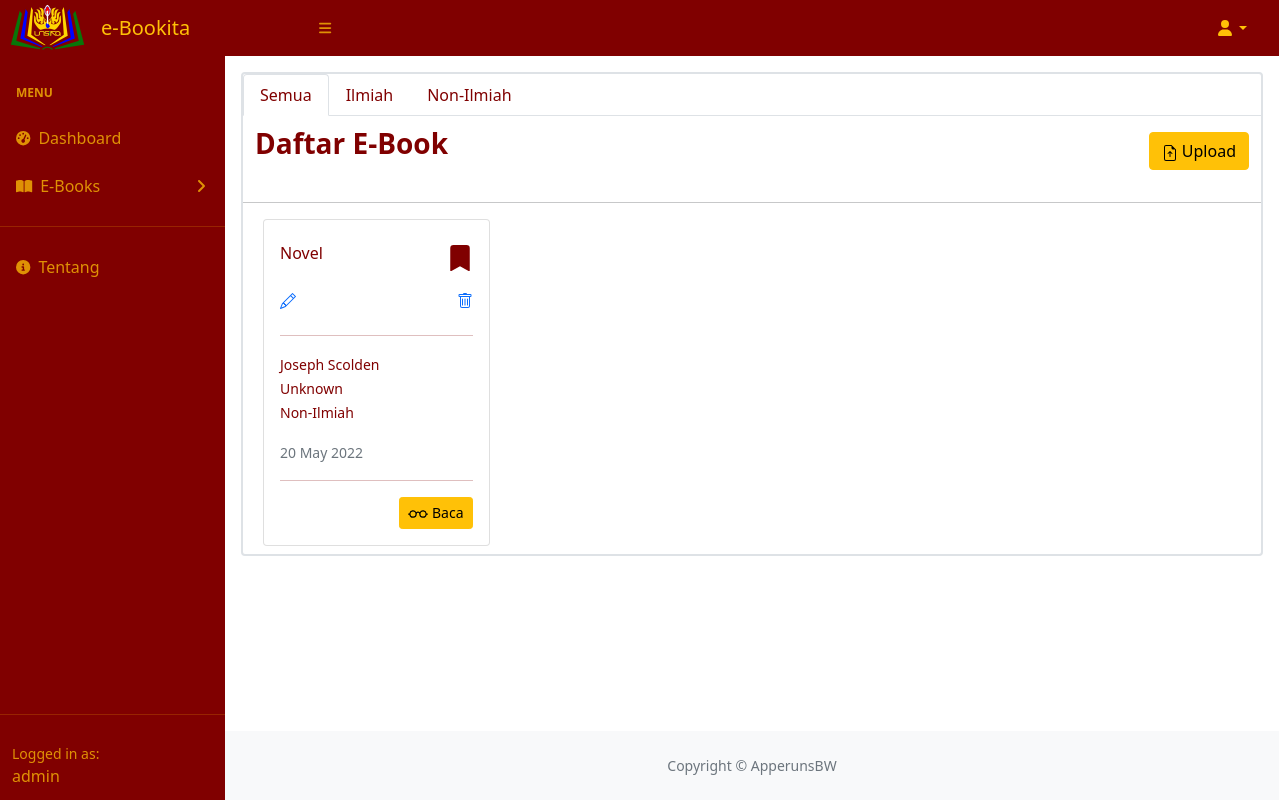
/ebook.php (signed in), run on the app's committed database.
### tables this page shows
CREATE TABLE `ebook` (
  `id_ebook` int(11) NOT NULL,
  `judul` varchar(255) NOT NULL,
  `penulis` varchar(255) NOT NULL,
  `penerbit` varchar(255) NOT NULL,
  `nama_file` varchar(255) NOT NULL,
  `jenis` varchar(255) NOT NULL,
  `waktu` varchar(255) NOT NULL
);

### ebook.php (the view, shortened to what this page needs)
<?php
include "koneksi.php";
?>
<!DOCTYPE html>
<html lang="en">
<head>
    <link href="https://cdn.jsdelivr.net/npm/simple-datatables@latest/dist/style.css" rel="stylesheet" />
    <link rel="stylesheet" href="sidebar.css">
    <link href="https://unpkg.com/aos@2.3.1/dist/aos.css" rel="stylesheet">
    <link href="https://cdn.jsdelivr.net/npm/bootstrap@5.1.0/dist/css/bootstrap.min.css" rel="stylesheet"
>
    <link rel="stylesheet" href="css/styles.css">
</head>
<body class="sb-nav-fixed">
    <nav data-aos="fade-down" data-aos-duration="1000" class="sb-topnav navbar navbar-expand"
        style="background-color: #800000;">
        <a href="dashboard.php"><img style="margin-left: 10px;" href="dashboard.php" width="75" height="75"
                src="Logo.png" alt="Perpustakaan Online Unsika"></a>
        <a class="navbar-brand ps-3 text-warning" href="dashboard.php">e-Bookita</a>
        <button class="btn btn-link btn-sm order-1 order-lg-0 me-4 me-lg-0 text-warning text-opacity-75"
            id="sidebarToggle" href="#!"><i class="fas fa-bars shover"></i></button>
        <ul class="navbar-nav ms-auto ms-md-0 me-3 me-lg-4">
            <li class="nav-item dropdown">
                <a class="nav-link dropdown-toggle text-warning" id="navbarDropdown" href="#" role="button"
                    data-bs-toggle="dropdown" aria-expanded="false"><i class="fas fa-user fa-fw text-warning"></i></a>
            </li>
        </ul>
    </nav>
    <div id="layoutSidenav">
        <div id="layoutSidenav_nav">
            <nav data-aos="fade-right" data-aos-duration="1000"
                class="sb-sidenav accordion text-warning text-opacity-75" id="sidenavAccordion"
                style="background-color: #800000;">
                <div class="sb-sidenav-menu">
                    <div class="nav">
                        <div class="sb-sidenav-menu-heading">Menu</div>
                        <a class="nav-link text-warning text-opacity-75" href="dashboard.php">
                            <div class="sb-nav-link-icon"><i class="fas fa-tachometer-alt"></i></div>
                            <div class="shover">Dashboard</div>
                        </a>
                        <a class="nav-link collapsed text-warning text-opacity-75" href="ebook.php"
                            data-bs-toggle="collapse" data-bs-target="#collapseLayouts" aria-expanded="false"
                            aria-controls="collapseLayouts">
                            <div class="sb-nav-link-icon"><i class="fas fa-book-open"></i></div>
                            <div class="shover">E-Books</div>
                            <div class="sb-sidenav-collapse-arrow"><i class="fas fa-angle-down"></i></div>
                        </a>
                    </div>
                    <hr class="sidebar-divider">
                    <div class="nav">
                        <a class="nav-link text-warning text-opacity-75" href="tentang.php">
                            <div class="sb-nav-link-icon"><i class="fas fa-info-circle"></i></div>
                            <div class="shover">Tentang</div>
                        </a>
                    </div>
                </div>
                <hr class="sidebar-divider">
                <div class="sb-sidenav-footer">
                    <div class="small">Logged in as:</div>
                    <?php echo $_SESSION['username'] ?></td>
                </div>
            </nav>
        </div>
        <div id="layoutSidenav_content">
            <div data-aos="zoom-out" data-aos-duration="1000" class="card border border-2 m-3">
                <ul class="nav nav-tabs" id="myTab" role="tablist">
                    <li class="nav-item" role="presentation">
                        <button style="color: #800000;" class="nav-link active" id="home-tab" data-bs-toggle="tab"
                            data-bs-target="#home" type="button" role="tab" aria-controls="home"
                            aria-selected="true">Semua</button>
                    </li>
                    <li class="nav-item" role="presentation">
                        <button style="color: #800000;" class="nav-link" id="ilmiah-tab" data-bs-toggle="tab"
                            data-bs-target="#ilmiah" type="button" role="tab" aria-controls="ilmiah"
                            aria-selected="false">Ilmiah</button>
                    </li>
                    <li class="nav-item" role="presentation">
                        <button style="color: #800000;" class="nav-link" id="non-ilmiah-tab" data-bs-toggle="tab"
                            data-bs-target="#non-ilmiah" type="button" role="tab" aria-controls="non-ilmiah"
                            aria-selected="false">Non-Ilmiah</button>
                    </li>
                </ul>
                <div class="tab-content" id="myTabContent">
                    <div class="tab-pane fade show active" id="home" role="tabpanel" aria-labelledby="home-tab">
                        <div>
                            <nav class="navbar navbar-light">
                                <div class="container-fluid">
                                    <a class="navbar-brand">
                                        <h3 style="color: #800000;" class="fw-bold lh-1 mb-3">Daftar E-Book</h3>
                                    </a>
                                    <a href="upload.php"><button type="button" class="btn btn-warning">
                                            Upload
                                        </button></a>
                                </div>
                            </nav>
                                <hr>
                                <div data-aos="fade-up" data-aos-duration="1000" class="row m-2"
                                    style="color: #800000;">
                                    <?php
                                $query = mysqli_query($connect,"SELECT * FROM ebook ORDER BY id_ebook DESC");
                                while($data = mysqli_fetch_array($query))
                                { ?>
                                    <div class="col-sm-3">
                                        <div class="card">
                                            <div class="card-body">
                                                <nav class="navbar">
                                                    <h6 class="text-start" style="color: #800000;">
                                                        <?php echo $data['judul'];?>
                                                    </h6>
                                                    <svg xmlns="http://www.w3.org/2000/svg" width="26" height="26"
                                                        fill="currentColor" class="bi bi-bookmark-fill text-start"
                                                        viewBox="0 0 16 16">
                                                        <path
                                                            d="M2 2v13.5a.5.5 0 0 0 .74.439L8 13.069l5.26 2.87A.5.5 0 0 0 14 15.5V2a2 2 0 0 0-2-2H4a2 2 0 0 0-2 2z" />
                                                        <?php echo $data['judul'];?>
                                                    </svg>
                                                </nav>
                                                <?php
                $username = $_SESSION['username'];
                if($username == 'admin'){
                ?>
                                                <nav class="navbar">
                                                    <a href="edit_file.php?id_ebook=<?php echo $data['id_ebook'];?>"></a>
                                                    <a onclick="return confirm('Anda yakin ingin menghapus file?');"
                                                        href="hapus_file.php?id_ebook=<?php echo $data['id_ebook'];?>"></a>
                                                </nav>
                                                <?php
                }
                ?>
                                                <hr>
                                                <p class="card-text">
                                                    <small>
                                                        <?php echo $data['penulis'];?> <br>
                                                        <?php echo $data['penerbit'];?> <br>
                                                        <?php echo $data['jenis'];?>
                                                    </small>
                                                </p>
                                                <p class="card-text"><small
                                                        class="text-muted"><?php echo $data['waktu'];?></small></p>
                                                <div class="text-end">
                                                    <hr>
                                                    <a class="btn btn-warning btn-sm" target="_blank"
                                                        href="lihat.php?id_ebook=<?php echo $data['id_ebook'];?>"> Baca</a>
                                                </div>
                                            </div>
                                        </div>
                                    </div>
                                    <?php
                            }
                            ?>
                                </div>
                            </div>
                        </div>
                    </div>
                </div>
                <footer class="py-4 bg-light mt-auto">
                    <div class="container-fluid px-4">
                        <div class="d-flex align-items-center justify-content-center small">
                            <div class="text-muted">Copyright &copy; ApperunsBW</div>
                        </div>
                    </div>
                </footer>
            </div>
        </div>
</body>
</html>

### data on the page
ebook: judul "Novel", penulis "Joseph Scolden", penerbit "Unknown", jenis "Non-Ilmiah", waktu "20 May 2022"

### other printed values
$_SESSION['username'] "admin"
